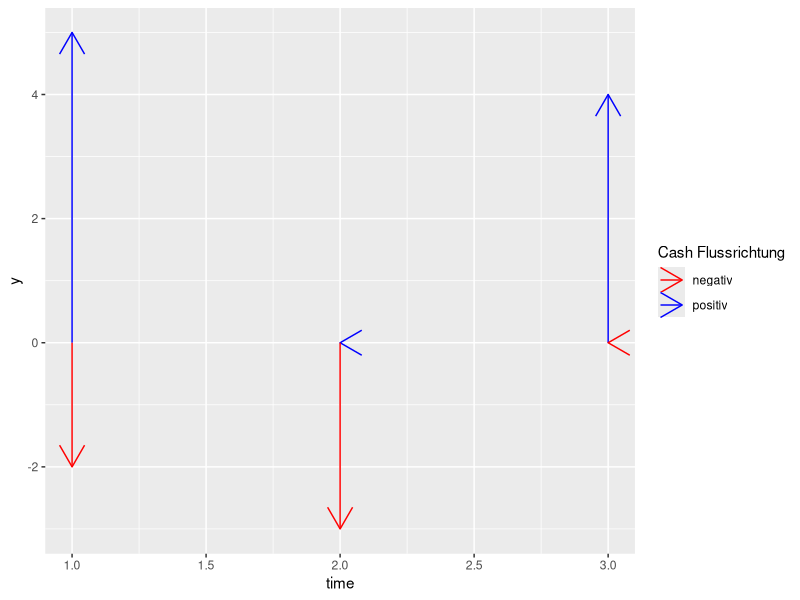
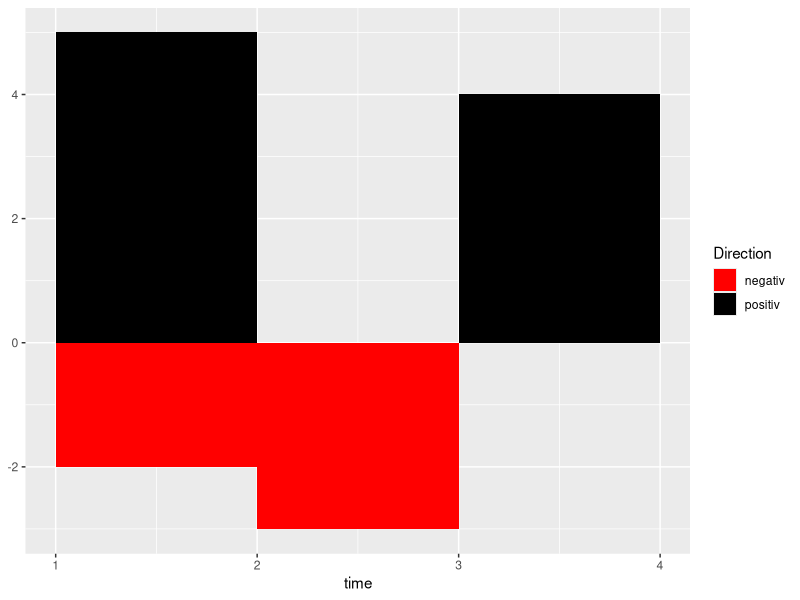

Here is the R script that generated these plots, in order:
## ---- chunk 1
library(tidyverse)
df <- data.frame(time=c(1, 2, 3), positiv=c(5, 0, 4), negativ=c(-2, -3, 0))

ggplot(df, aes(time, xend = time)) + 
  geom_segment(aes(y = 0, yend = positiv, colour = "positiv"),
    position = "stack", arrow = arrow()) + 
  geom_segment(aes(y = 0, yend = negativ, colour = "negativ"), 
    position = "stack", arrow = arrow()) + 
  scale_colour_manual("Cash Flussrichtung", 
    values = c("negativ" = "red", "positiv" = "blue"))


ggplot(df, aes(time, xend = time)) +    
  geom_rect(aes(xmin=time, xmax=time+1, ymin = 0, ymax = positiv, fill = "positiv")) +    
  geom_rect(aes(xmin=time, xmax=time+1, ymin = 0, ymax = negativ, fill = "negativ")) +    
  scale_fill_manual("Direction",      values = c("negativ" = "red", "positiv" = "black"))
## ---- chunk 2
summary(cars)
## ---- chunk 3
knitr::kable(mtcars[1:4, 1:7],
       caption="(Parts of) the mtcars dataset")
